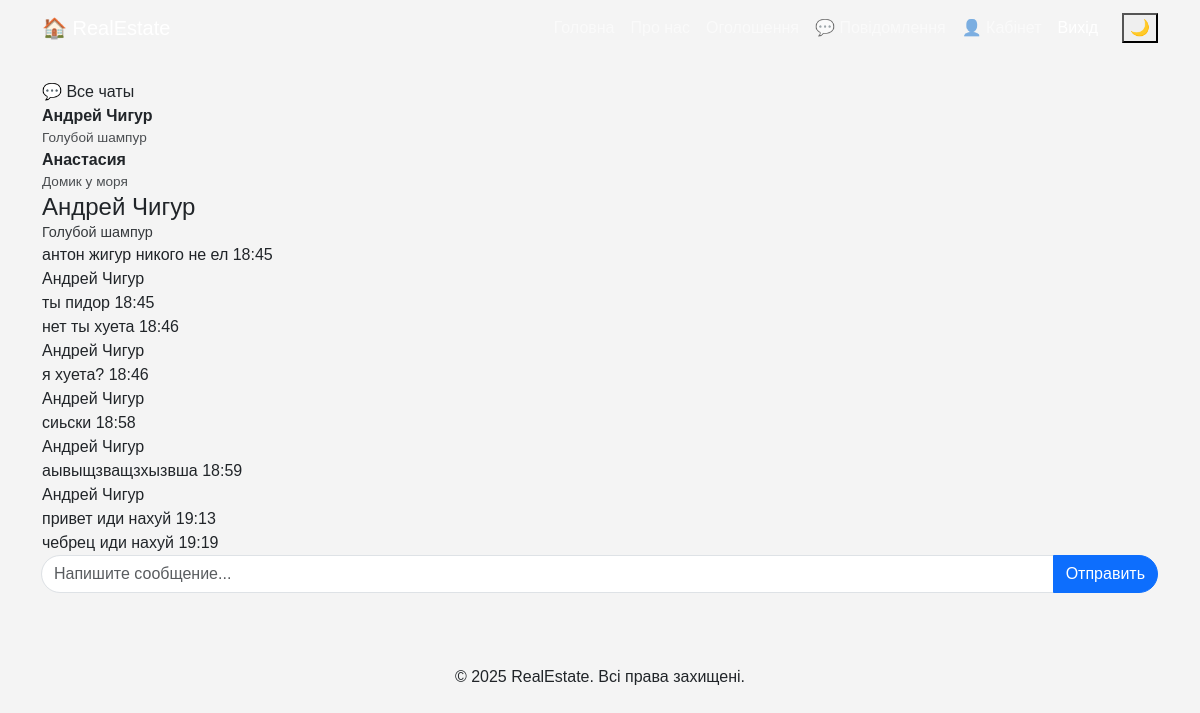
The app's page /chat/room/5/ (signed in), older data.
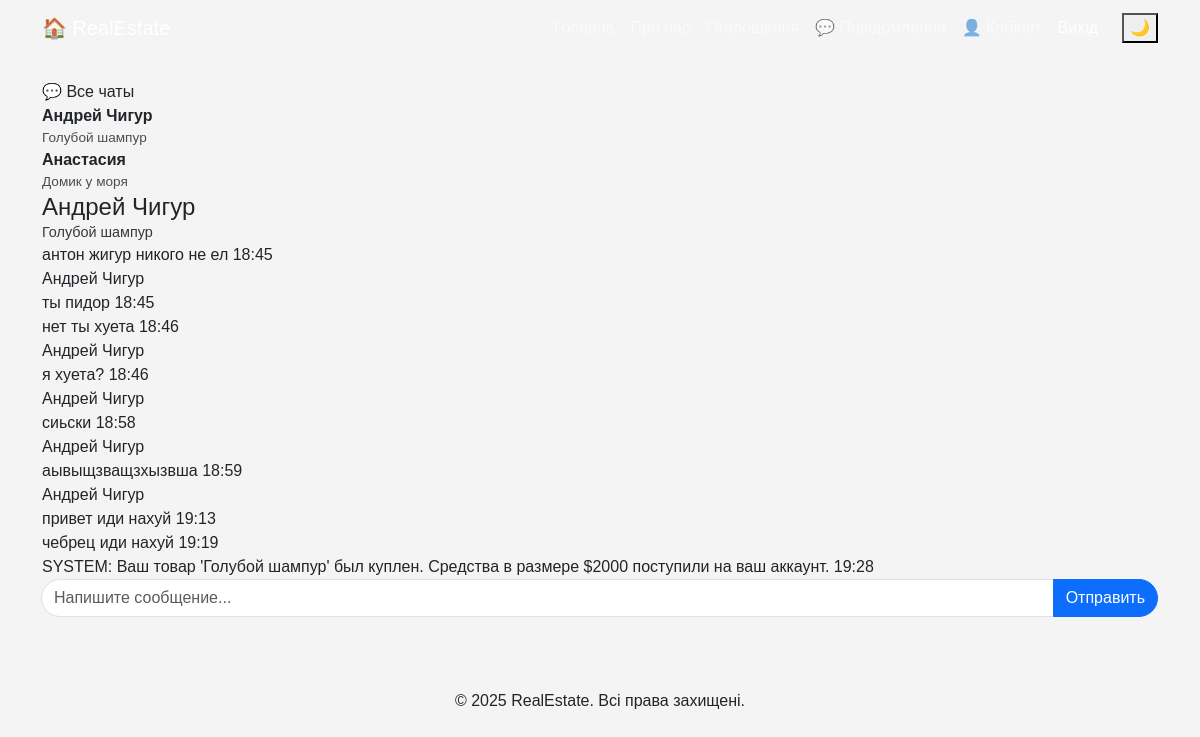
The same page, newer data.
### chat/models.py (models this page shows, shortened)
class Chat(models.Model):
    user = models.ForeignKey(User, on_delete=models.CASCADE, related_name='chats_as_user')
    realtor = models.ForeignKey(Realtor, on_delete=models.CASCADE, related_name='chats_as_realtor')
    listing = models.ForeignKey(Listing, on_delete=models.SET_NULL, null=True, blank=True)
    created_at = models.DateTimeField(auto_now_add=True)
    class Meta:
        unique_together = ('user', 'realtor', 'listing')

class Message(models.Model):
    chat = models.ForeignKey(Chat, on_delete=models.CASCADE, related_name='messages')
    is_realtor_sender = models.BooleanField(default=False)
    is_read = models.BooleanField(default=False)
    content = models.TextField()
    timestamp = models.DateTimeField(auto_now_add=True)
    class Meta:
        ordering = ('timestamp',)

### realtors/models.py (models this page shows, shortened)
class Realtor(models.Model):
    user = models.OneToOneField(User, on_delete=models.CASCADE, null=True, blank=True)
    name = models.CharField(max_length=200)
    photo = models.ImageField(upload_to='photos/%Y/%m/%d/')
    description = models.TextField(blank=True)
    phone = models.CharField(max_length=20)
    email = models.CharField(max_length=50)
    is_mvp = models.BooleanField(default=False)
    hire_date = models.DateTimeField(default=datetime.now, blank=True)

### listings/models.py (models this page shows, shortened)
class Listing(models.Model):
    realtor = models.ForeignKey(Realtor, on_delete=models.DO_NOTHING)
    title = models.CharField(max_length=200)
    address = models.CharField(max_length=200)
    city = models.CharField(max_length=100)
    state = models.CharField(max_length=100)
    zipcode = models.CharField(max_length=20)
    description = models.TextField(blank=True)
    price = models.IntegerField()
    bedrooms = models.IntegerField()
    bathrooms = models.DecimalField(max_digits=2, decimal_places=1)
    garage = models.IntegerField(default=0)
    sqft = models.IntegerField()
    lot_size = models.DecimalField(max_digits=5, decimal_places=1)
    photo_main = models.ImageField(upload_to='photos/%Y/%m/%d/')
    photo_1 = models.ImageField(upload_to='photos/%Y/%m/%d/', blank=True)
    photo_2 = models.ImageField(upload_to='photos/%Y/%m/%d/', blank=True)
    is_published = models.BooleanField(default=True)
    list_date = models.DateTimeField(default=datetime.now, blank=True)
    buyer = models.ForeignKey(User, related_name='purchased_listings', on_delete=models.DO_NOTHING, null=True, blank=True)
    is_sold = models.BooleanField(default=False)
    sold_date = models.DateTimeField(null=True, blank=True)
    favorites = models.ManyToManyField(User, related_name='favorite_listings', blank=True)

### chat/views.py (the view)
# urls.py: path('room/<int:chat_id>/', views.chat_room, name='room'),
@login_required
def chat_room(request, chat_id):
    chat = get_object_or_404(Chat, pk=chat_id)
    is_buyer = request.user == chat.user
    is_realtor = False
    if hasattr(request.user, 'realtor'):
        is_realtor = request.user.realtor == chat.realtor
    if not is_buyer and not is_realtor:
        messages.error(request, "У вас немає доступу до цього чату.")
        return redirect('index')
    messages_list = chat.messages.all()
    if is_buyer:
        chat.messages.filter(is_realtor_sender=True, is_read=False).update(is_read=True)
    elif is_realtor:
        chat.messages.filter(is_realtor_sender=False, is_read=False).update(is_read=True)
    if hasattr(request.user, 'realtor'):
        all_chats = Chat.objects.filter(realtor=request.user.realtor).annotate(
            last_message_time=Max('messages__timestamp')
        ).order_by('-last_message_time', '-created_at')
    else:
        all_chats = Chat.objects.filter(user=request.user).annotate(
            last_message_time=Max('messages__timestamp')
        ).order_by('-last_message_time', '-created_at')
    context = {
        'chat': chat,
        'chat_messages': messages_list,
        'all_chats': all_chats,
        'realtor_name': chat.realtor.name,
        'listing_title': chat.listing.title if chat.listing else "Загальний чат",
    }
    return render(request, 'chat/chat_room.html', context)

### chat/context_processors.py (called while the page is built)
def unread_messages_count(request):
    count = 0
    if request.user.is_authenticated:
        if hasattr(request.user, 'realtor'):
            count = Message.objects.filter(
                chat__realtor=request.user.realtor,
                is_realtor_sender=False,
                is_read=False
            ).count()
        else:
            count = Message.objects.filter(
                chat__user=request.user,
                is_realtor_sender=True,
                is_read=False
            ).count()
    return {'unread_messages_count': count}

### chat/templates/chat/chat_room.html (shortened to what this page needs)
{% extends 'base.html' %}
{% load static %}
{% block content %}
<div class="chat-layout">
    <div class="chat-sidebar">
        <div class="chat-sidebar-header">
            💬 Все чаты
        </div>
        <div>
            {% for c in all_chats %}
            <div class="chat-list-item {% if c.id == chat.id %}active{% endif %}">
                <a href="{% url 'chat:room' c.id %}" style="text-decoration: none; color: inherit; display: block;">
                    <strong>
                        {% if user.realtor %}
                        {{ c.user.first_name }} {{ c.user.last_name }}
                        {% else %}
                        {{ c.realtor.name }}
                        {% endif %}
                    </strong>
                    {% if c.listing %}
                    <div style="font-size: 0.85rem; opacity: 0.8;">{{ c.listing.title|truncatewords:5 }}</div>
                    {% endif %}
                </a>
            </div>
            {% endfor %}
        </div>
    </div>
    <div class="chat-container">
        <div class="chat-header">
            <h4 class="mb-0">{{ realtor_name }}</h4>
            <p class="mb-0" style="opacity: 0.9; font-size: 0.9rem;">{{ listing_title }}</p>
        </div>
        <div class="chat-messages" id="chat-messages-box">
            {% for message in chat_messages %}
            {% if user.realtor %}
            {% if message.is_realtor_sender %}
            <div class="message message-sender">
                {{ message.content }}
                <span class="message-time">{{ message.timestamp|date:"H:i" }}</span>
            </div>
            {% else %}
            <div class="message message-receiver">
                <div class="message-sender-name">{{ chat.user.first_name }} {{ chat.user.last_name }}</div>
                {{ message.content }}
                <span class="message-time">{{ message.timestamp|date:"H:i" }}</span>
            </div>
            {% endif %}
            {% else %}
            {% if message.is_realtor_sender %}
            <div class="message message-receiver">
                <div class="message-sender-name">{{ realtor_name }}</div>
                {{ message.content }}
                <span class="message-time">{{ message.timestamp|date:"H:i" }}</span>
            </div>
            {% else %}
            <div class="message message-sender">
                {{ message.content }}
                <span class="message-time">{{ message.timestamp|date:"H:i" }}</span>
            </div>
            {% endif %}
            {% endif %}
            {% endfor %}
        </div>
        <div class="chat-form">
            <form method="POST" action="{% url 'chat:send_message' chat.id %}" class="input-group">
                <input type="text" name="content" class="form-control" placeholder="Напишите сообщение..." required
                    style="border-radius: 50px 0 0 50px;">
                <button class="btn btn-primary" type="submit" style="border-radius: 0 50px 50px 0;">Отправить</button>
            </form>
        </div>
    </div>
</div>
{% endblock %}

Row changes from the older to the newer data that the page shows:
added Message: content "SYSTEM: Ваш товар 'Голубой шампур' был куплен. Средства в размере $2000 поступили на ваш аккаунт.", timestamp "19:28"
